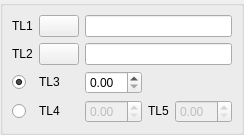
<ui version="4.0" >
 <class>DlgRef_2Sel3Spin2Rb_QTD</class>
 <widget class="QWidget" name="DlgRef_2Sel3Spin2Rb_QTD" >
  <property name="geometry" >
   <rect>
    <x>0</x>
    <y>0</y>
    <width>211</width>
    <height>128</height>
   </rect>
  </property>
  <property name="windowTitle" >
   <string>DlgRef_2Sel3Spin2Rb_QTD</string>
  </property>
  <layout class="QGridLayout" >
   <property name="leftMargin" >
    <number>0</number>
   </property>
   <property name="topMargin" >
    <number>0</number>
   </property>
   <property name="rightMargin" >
    <number>0</number>
   </property>
   <property name="bottomMargin" >
    <number>0</number>
   </property>
   <property name="horizontalSpacing" >
    <number>0</number>
   </property>
   <property name="verticalSpacing" >
    <number>0</number>
   </property>
   <item row="0" column="0" >
    <widget class="QGroupBox" name="GroupBox1" >
     <property name="title" >
      <string/>
     </property>
     <layout class="QGridLayout" >
      <item row="0" column="0" >
       <widget class="QLabel" name="TextLabel1" >
        <property name="sizePolicy" >
         <sizepolicy vsizetype="Fixed" hsizetype="Fixed" >
          <horstretch>0</horstretch>
          <verstretch>0</verstretch>
         </sizepolicy>
        </property>
        <property name="text" >
         <string>TL1</string>
        </property>
        <property name="wordWrap" >
         <bool>false</bool>
        </property>
       </widget>
      </item>
      <item row="0" column="1" >
       <widget class="QPushButton" name="PushButton1" >
        <property name="sizePolicy" >
         <sizepolicy vsizetype="Fixed" hsizetype="Fixed" >
          <horstretch>0</horstretch>
          <verstretch>0</verstretch>
         </sizepolicy>
        </property>
        <property name="text" >
         <string/>
        </property>
       </widget>
      </item>
      <item row="0" column="2" colspan="3" >
       <widget class="QLineEdit" name="LineEdit1" />
      </item>
      <item row="1" column="0" >
       <widget class="QLabel" name="TextLabel2" >
        <property name="sizePolicy" >
         <sizepolicy vsizetype="Fixed" hsizetype="Fixed" >
          <horstretch>0</horstretch>
          <verstretch>0</verstretch>
         </sizepolicy>
        </property>
        <property name="text" >
         <string>TL2</string>
        </property>
        <property name="wordWrap" >
         <bool>false</bool>
        </property>
       </widget>
      </item>
      <item row="1" column="1" >
       <widget class="QPushButton" name="PushButton2" >
        <property name="sizePolicy" >
         <sizepolicy vsizetype="Fixed" hsizetype="Fixed" >
          <horstretch>0</horstretch>
          <verstretch>0</verstretch>
         </sizepolicy>
        </property>
        <property name="text" >
         <string/>
        </property>
       </widget>
      </item>
      <item row="1" column="2" colspan="3" >
       <widget class="QLineEdit" name="LineEdit2" />
      </item>
      <item row="2" column="0" >
       <widget class="QRadioButton" name="RadioButton1" >
        <property name="text" >
         <string/>
        </property>
        <property name="checked" >
         <bool>true</bool>
        </property>
       </widget>
      </item>
      <item row="2" column="1" >
       <widget class="QLabel" name="TextLabel3" >
        <property name="sizePolicy" >
         <sizepolicy vsizetype="Fixed" hsizetype="Fixed" >
          <horstretch>0</horstretch>
          <verstretch>0</verstretch>
         </sizepolicy>
        </property>
        <property name="text" >
         <string>TL3</string>
        </property>
        <property name="wordWrap" >
         <bool>false</bool>
        </property>
       </widget>
      </item>
      <item row="2" column="2" >
       <widget class="QDoubleSpinBox" name="SpinBox_DX" />
      </item>
      <item row="3" column="0" >
       <widget class="QRadioButton" name="RadioButton2" >
        <property name="text" >
         <string/>
        </property>
       </widget>
      </item>
      <item row="3" column="1" >
       <widget class="QLabel" name="TextLabel4" >
        <property name="sizePolicy" >
         <sizepolicy vsizetype="Fixed" hsizetype="Fixed" >
          <horstretch>0</horstretch>
          <verstretch>0</verstretch>
         </sizepolicy>
        </property>
        <property name="text" >
         <string>TL4</string>
        </property>
        <property name="wordWrap" >
         <bool>false</bool>
        </property>
       </widget>
      </item>
      <item row="3" column="2" >
       <widget class="QDoubleSpinBox" name="SpinBox_DY" >
        <property name="enabled" >
         <bool>false</bool>
        </property>
       </widget>
      </item>
      <item row="3" column="3" >
       <widget class="QLabel" name="TextLabel5" >
        <property name="sizePolicy" >
         <sizepolicy vsizetype="Fixed" hsizetype="Fixed" >
          <horstretch>0</horstretch>
          <verstretch>0</verstretch>
         </sizepolicy>
        </property>
        <property name="text" >
         <string>TL5</string>
        </property>
        <property name="wordWrap" >
         <bool>false</bool>
        </property>
       </widget>
      </item>
      <item row="3" column="4" >
       <widget class="QDoubleSpinBox" name="SpinBox_DZ" >
        <property name="enabled" >
         <bool>false</bool>
        </property>
       </widget>
      </item>
     </layout>
    </widget>
   </item>
  </layout>
 </widget>
 <tabstops>
  <tabstop>PushButton1</tabstop>
  <tabstop>LineEdit1</tabstop>
  <tabstop>PushButton2</tabstop>
  <tabstop>LineEdit2</tabstop>
  <tabstop>RadioButton1</tabstop>
  <tabstop>SpinBox_DX</tabstop>
  <tabstop>RadioButton2</tabstop>
  <tabstop>SpinBox_DY</tabstop>
  <tabstop>SpinBox_DZ</tabstop>
 </tabstops>
 <resources/>
 <connections/>
</ui>
